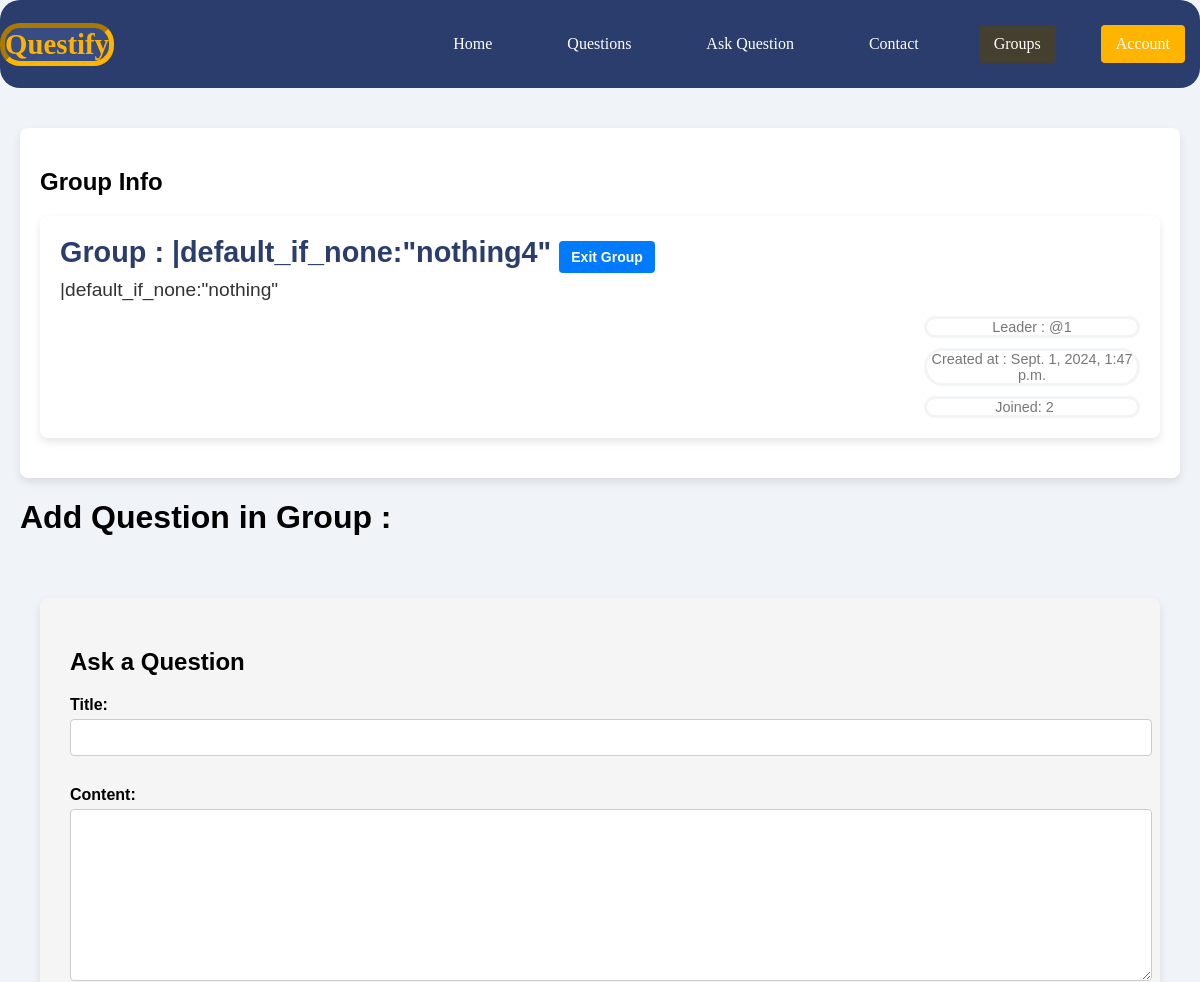
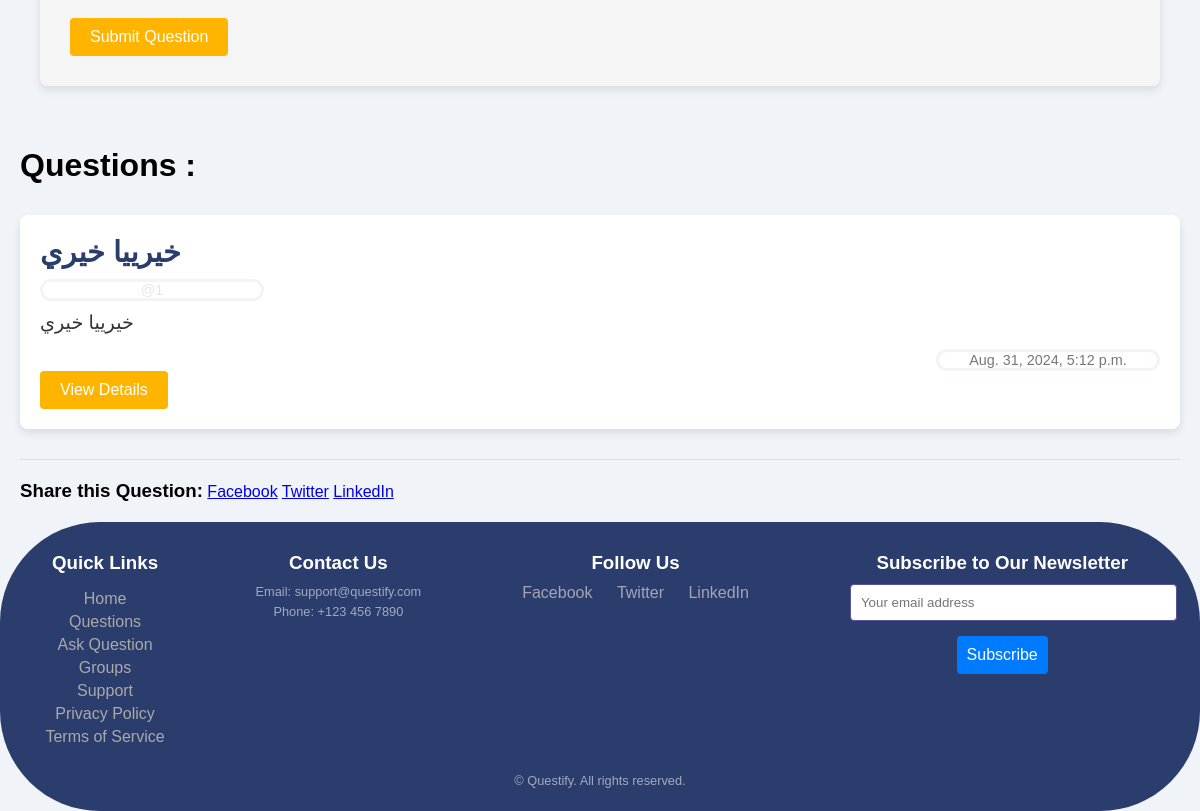
Screenshot of /group/group/2 (signed in) with the database file from the repository (2 pictures, top to bottom).
### group/models.py (models this page shows, shortened)
class Group(models.Model):
    leader      = models.ForeignKey(User,on_delete=models.CASCADE,related_name="Leader",unique=False)
    name        = models.CharField(max_length=50,unique=True)
    bio         = models.TextField(max_length=50,null=True,blank=True)
    created_at  = models.DateTimeField(auto_now=True,auto_created=True,null=True, blank=True)
    members     = models.ManyToManyField(User,blank=True ,related_name="Members",unique=False)
    class Meta:
        get_latest_by =  'created_at'

### ask/models.py (models this page shows, shortened)
class Question(models.Model):
    title      = models.CharField(max_length=40 , unique=True )
    content    = models.TextField(max_length=  40, blank=True  )
    rating     = models.IntegerField(null=True, blank=True)
    created_at = models.DateTimeField(auto_now=True,auto_created=True,null=True, blank=True)
    last_edit  = models.DateTimeField(auto_created=True,null=True, blank=True)
    user       = models.ForeignKey(User,on_delete=models.CASCADE,related_name="Question_user")
    like       = models.ManyToManyField(User , blank=True ,related_name="Question_like")
    group      = models.ForeignKey(Group ,on_delete=models.CASCADE, blank=True ,null=True,related_name="group_question")
    class Meta:
        get_latest_by =  'created_at'

### group/views.py (the view)
# urls.py: path('group/<int:id>',views.group_detail,name='group_detail'),
@login_required
def group_detail(request,id):
    group = get_object_or_404(Group, id=id)
    question = Question.objects.filter(group=group)
    if request.method == 'POST':
        form = AskForm(request.POST)
        if form.is_valid():
            myform = form.save(commit=False)
            myform.user = request.user
            myform.group = group
            myform.save()
            return redirect('group:group_detail', id=group.id)
    else:
        form = AskForm()
    if request.user in group.members.all():
        return render(request, 'group/group_detail.html', {'group': group,'questions': question,'form': form})
    else:
            return redirect(reverse('group:group_list'))

### ask/form.py
class AskForm(forms.ModelForm):
    class Meta:
        model  = Question
        fields =['title','content',]

### group/templates/group/group_detail.html (shortened to what this page needs)
{% extends "base.html" %}
{% block body %}
    <main>
        <section class="question-detail">
            <h2>Group Info</h2>
            <div class="question-box">
                <h2 class="question-title">Group : {{group.name}} <a href='{% url "group:join_group" group.id %}' class="btn-detail">Exit Group</a> </h2>
                {% if group.bio != None %}
                <p class="question-description">{{group.bio}}</p>
                {% endif %}
                <p class="question-meta">Leader : @{{group.leader}}</p>
                <p class="question-meta">Created at : {{group.created_at}}</p>
                <div class="question-meta">
                    <span class="views">Joined: {{group.members.all.count}}</span>
                </div>
                    </section>
                    <h1>Add Question in Group : </h1>
                        <main>
                            <section class="ask-question">
                                <h2>Ask a Question</h2>
                                <form action="#" method="post">
                                    {{form}}
                                    <button type="submit">Submit Question</button>
                                </form>
                            </section>
                        </main>
                    <h1>Questions : </h1>
                    {% for question in questions  %}
                    <div class="question-item">
                        <div class="question-box">
                            <h3 class="question-title">{{question.title}}</h3>
                            <p class="question-user">@{{question.user}}</p>
                            <p class="question-description">{{question.content|default_if_none:"title is clear"}}</p>
                            <p class="question-meta">{{question.created_at}}</p>
                            <a href="{% url 'ask:question_detail' question.id %}" class="btn details-btn">View Details</a>
                        </div>
                    </div>
            <section class="social-share">
                <h3 style="display:inline;" >Share this Question:</h3>
                <a  href="https://www.facebook.com/sharer/sharer.php?u=URL" target="_blank">Facebook</a>
                <a  href="https://twitter.com/intent/tweet?url=URL" target="_blank">Twitter</a>
                <a  href="https://www.linkedin.com/shareArticle?url=URL" target="_blank">LinkedIn</a>
            </section>
            {% empty %}
            <li>Sorry, no questions in this group.</li>
            {% endfor %}
</main>
{% endblock body %}

### static/style.css (style rules this page uses)
body { font-family: 'Arial', sans-serif; margin: 0; padding: 0; background-color: #f0f4f8; }
main { padding: 20px; }
.latest-questions, .questions-list, .ask-question, .profile, .profile-edit { background-color: whitesmoke; padding: 30px; margin: 20px 0; border-radius: 8px; box-shadow: 0 4px 8px rgba(0, 0, 0, 0.1); }
form label { display: block; margin: 15px 0 5px; font-weight: bold; }
form input, form textarea { width: 100%; padding: 10px; margin-bottom: 15px; border: 1px solid #ccc; border-radius: 4px; margin-bottom: 15px; }
.question-item { margin-bottom: 20px; }
.question-box { background-color: #ffffff; padding: 20px; border-radius: 8px; box-shadow: 0 4px 8px rgba(0, 0, 0, 0.1); position: relative; transition: transform 0.3s ease; }
.question-item, .answer-item { border-bottom: 1px solid #ddd; padding: 10px 0; }
.details-btn { display: inline-block; background-color: #ffb400; color: white; padding: 10px 20px; border-radius: 4px; text-decoration: none; font-size: 1em; }
.question-detail { background-color: #ffffff; padding: 20px; margin: 20px 0; border-radius: 8px; box-shadow: 0 4px 8px rgba(0, 0, 0, 0.1); }
.question-box { margin-bottom: 20px; }
.question-title { font-size: 1.8em; color: #2a3d6d; margin: 0 0 10px; }
.question-description { font-size: 1.2em; color: #333; margin: 0 0 15px; }
.question-user { font-size: 0.9em; color: #7777772e; margin: 10px 80% 10px 0; border-width: auto; border-color: #1a2a440d; border-style:solid; text-align: center; border-radius: 20px; }
.question-meta { font-size: 0.9em; color: #777; margin: 10px 0 0 80%; border-width: auto; border-color: #1a2a440d; border-style:solid; text-align: center; border-radius: 20px; }
.likes, .views, .asked-by { display: inline-block; margin-right: 15px; }
form button { background-color: #ffb400; color: white; border: none; padding: 10px 20px; border-radius: 4px; cursor: pointer; font-size: 1em; }
.btn-detail { background-color: #007bff; color: #fff; padding: 8px 12px; border-radius: 4px; text-decoration: none; font-size: 14px; transition: background-color 0.3s; }

### rows the page displays
Group: name "|default_if_none:\"nothing4\"", bio "|default_if_none:\"nothing\"", leader "1", created_at "Sept. 1, 2024, 1:47 p.m.", members.all.count "2"
Question: title "خيرييا خيري", user "1", content "خيرييا خيري", created_at "Aug. 31, 2024, 5:12 p.m."
